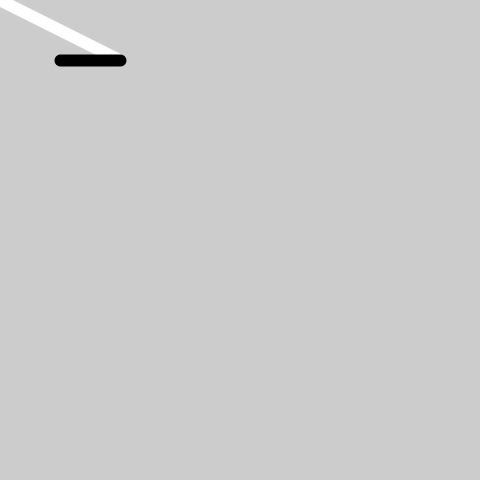
Frame 1 (no input)
Frame 60 (the mouse pressed at the canvas centre just before this capture): identical to frame 1, image omitted
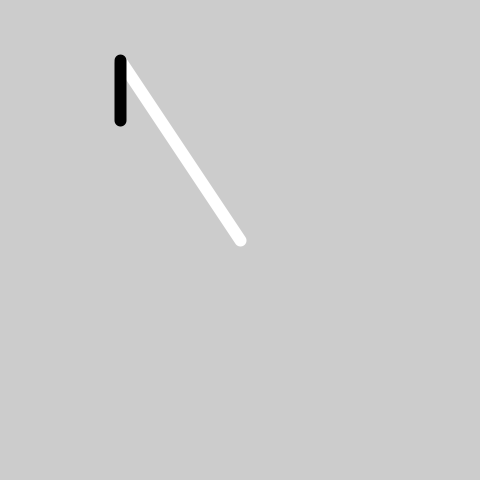
Frame 120 (the mouse held since frame 60 and released just before this capture)

The Processing sketch that drew these frames (run headless with seeded random() and noise(); from frame 60 on, the mouse is pressed at the canvas centre):

// Processing sketch: Make_Processing_5_4_Map
// ── Make_Processing_5_4_Map.pde
float x; //current x
float y; //current y
float px; //previous x
float py; //previous y
float easing = 0.05;

void setup() {
  size(480, 480);
  smooth();
  strokeWeight(12);
}
/*
void draw() {
  background(204);
  stroke(255);
  line(120,60,mouseX,mouseY); //White line
  stroke(0);
  float mx = mouseX/2 + 60;
  line(120,60,mx, mouseY); //black lines
  
}
*/
//map() function
void draw(){
 background(204);
 stroke(255);
 line(120,60, mouseX, mouseY); //White line
 stroke(0);
 float mx = map(mouseX,0,width,60,180);
 float my = map(mouseY,0,height,60,180);
 line(120,60,mx,my); //Black line
}
